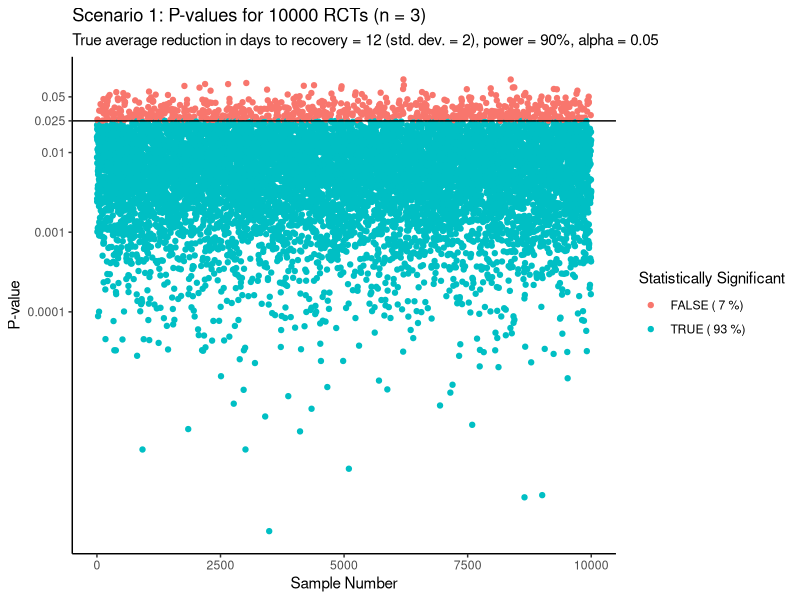
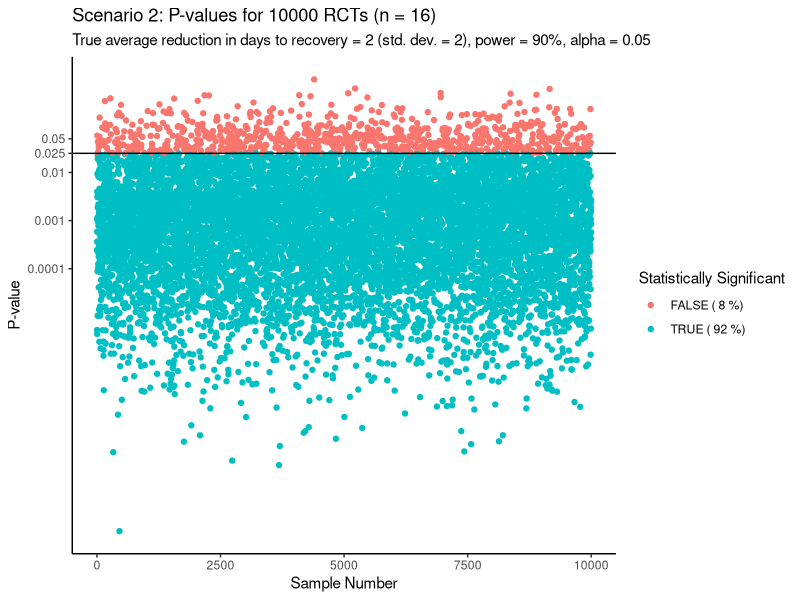
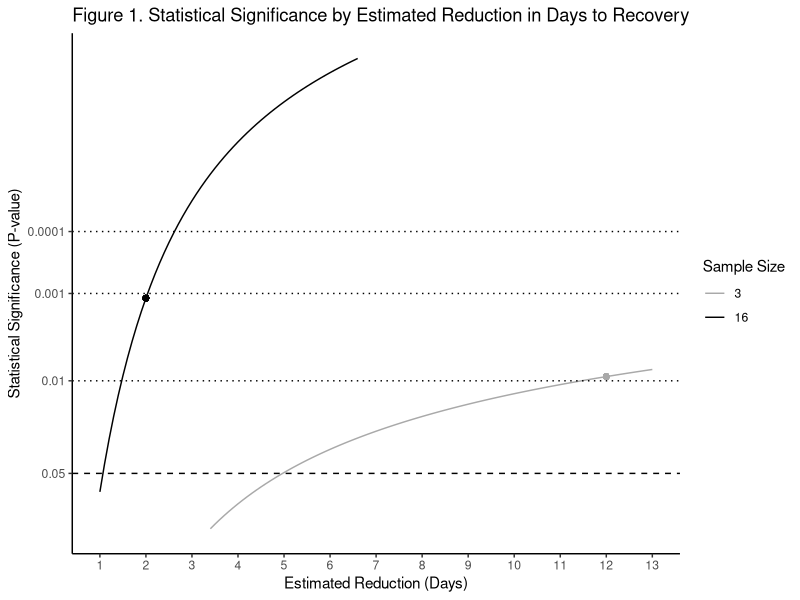

Write R code to recreate these figures, in order.
### Figure 1



## Load needed libraries.
library(dplyr)
library(magrittr)


## Set global parameters.
stddev <- 2
alpha_touse <- 0.05
diff1 <- 12
diff2 <- 2
simpower <- 0.9


## Generate sample sizes.
maxdiff <- 13
diffinc <- 0.01
tbl_ss_by_diff <- dplyr::tibble(
  diff = seq(1, maxdiff, diffinc) %x% rep(1, 3),
  Power = rep(1, length(seq(1, maxdiff, diffinc))) %x% c(0.7, 0.8, 0.9),
  sampsizeraw = apply(
    X = as.matrix(cbind(diff, Power)),
    MARGIN = 1,
    FUN = function(x)
      pwr::pwr.t.test(
        d = x[1] / stddev,
        sig.level = alpha_touse / 2,
        power = x[2],
        type = "one.sample",
        alternative = "two.sided"
      )$n
  ),
  sampsize = ceiling(sampsizeraw)
)
sampsize1 <- (tbl_ss_by_diff %>% dplyr::filter(diff == diff1, Power == simpower))$sampsize
sampsize2 <- (tbl_ss_by_diff %>% dplyr::filter(diff == diff2, Power == simpower))$sampsize


## Generate significance curves.
sampsizes <- c(sampsize1, ceiling(mean(sampsize1, sampsize2)), sampsize2)
diffinc2 <- 0.1
tbl_statsig_by_diff <- dplyr::tibble(
  diff = seq(1, maxdiff, diffinc2) %x% rep(1, length(sampsizes)),
  sampsize = rep(1, length(seq(1, maxdiff, diffinc2))) %x% sampsizes,
  pvalue_alt = 2 * pt(
    diff / (stddev / sqrt(sampsize)),
    df = sampsize - 1,
    lower.tail = FALSE
  )
)
example_statsig <- dplyr::tibble(
  highdiff = diff1,
  highdiff_pvalue = unique(tbl_statsig_by_diff$pvalue_alt[tbl_statsig_by_diff$sampsize == min(sampsizes) & tbl_statsig_by_diff$diff == highdiff]),
  lowdiff = diff2,
  lowdiff_pvalue = unique(tbl_statsig_by_diff$pvalue_alt[tbl_statsig_by_diff$sampsize == max(sampsizes) & tbl_statsig_by_diff$diff == lowdiff])
)
ggp_statsig <- tbl_statsig_by_diff %>%
  dplyr::mutate(`Sample Size` = as.factor(sampsize)) %>%
  ggplot2::ggplot(
    ggplot2::aes(
      x = diff,
      y = log(log(1/pvalue_alt)),
      group = `Sample Size`,
      color = `Sample Size`
      # linetype = `Sample Size`
    )
  ) +
  ggplot2::theme_classic() +
  ggplot2::scale_x_continuous(breaks = seq(1, maxdiff, 1)) +
  ggplot2::scale_y_continuous(
    limits = c(
      log(log(1/0.1)),
      log(log(1/0.000000001))
    ),
    breaks = c(
      log(log(1/alpha_touse)),
      log(log(1/0.01)),
      log(log(1/0.001)),
      log(log(1/0.0001))
    ),
    labels = c(
      as.character(alpha_touse),
      "0.01",
      "0.001",
      "0.0001"
    )
  ) +
  ggplot2::scale_color_manual(values = c("dark gray", "black")) +
  ggplot2::geom_line() +
  ggplot2::geom_hline(yintercept = log(log(1/alpha_touse)), linetype = "dashed") +
  ggplot2::geom_hline(yintercept = log(log(1/0.01)), linetype = "dotted") +
  ggplot2::geom_hline(yintercept = log(log(1/0.001)), linetype = "dotted") +
  ggplot2::geom_hline(yintercept = log(log(1/0.0001)), linetype = "dotted") +
  ggplot2::geom_point(
    x = example_statsig$highdiff,
    y = log(log(1/example_statsig$highdiff_pvalue)),
    color = "dark gray"
  ) +
  ggplot2::geom_point(
    x = example_statsig$lowdiff,
    y = log(log(1/example_statsig$lowdiff_pvalue)),
    color = "black"
  ) +
  ggplot2::xlab("Estimated Reduction (Days)") +
  ggplot2::ylab("Statistical Significance (P-value)") +
  ggplot2::ggtitle(paste0("Figure 1. Statistical Significance by Estimated Reduction in Days to Recovery"))



### Figures A1 and A2. Scenarios 1 and 2


## Simulate RCTs.
sampnum <- 10000
sampnumplot <- sampnum

# scenario 1
seed1 <- 2004301758
tbl_pvalues1 <- dplyr::tibble(
  sampidx = seq(1, sampnum, 1),
  rsample = lapply(
    seq(1, sampnum, 1),
    function(x) {
      set.seed(seed1 + x)
      rnorm(n = sampsize1, mean = diff1, sd = stddev)
    }
  ),
  estimate = as.numeric(
    lapply(
      rsample,
      function(x) {
        (t.test(x, alternative = "two.sided"))$estimate
      }
    )
  ),
  pvalue = as.numeric(
    lapply(
      rsample,
      function(x) {
        (t.test(x, alternative = "two.sided"))$p.value
      }
    )
  ),
  statsig = (pvalue <= alpha_touse / 2)
) %>%
  dplyr::mutate(
    statsigprop = ifelse(
      statsig == TRUE,
      paste(statsig, "(", round(mean(statsig) * 100), "%)"),
      paste(statsig, "(", round(mean(1-statsig) * 100), "%)")
    )
  )
example1 <- tbl_pvalues1 %>%
  dplyr::filter(row_number() == 1) %>%
  dplyr::mutate(sampsize = sampsize1)
ggp_pvalues1 <- tbl_pvalues1 %>%
  dplyr::filter(sampidx <= sampnumplot) %>%
  dplyr::rename(`Statistically Significant` = statsigprop) %>%
  ggplot2::ggplot(ggplot2::aes(x = sampidx, y = log(pvalue), color = `Statistically Significant`)) +
  ggplot2::theme_classic() +
  ggplot2::scale_y_continuous(
    breaks = c(
      log(0.0001),
      log(0.001),
      log(0.01),
      log(alpha_touse / 2),
      log(alpha_touse)
    ),
    labels = c(
      "0.0001",
      "0.001",
      "0.01",
      as.character(alpha_touse / 2),
      as.character(alpha_touse)
    )
  ) +
  ggplot2::geom_point() +
  ggplot2::geom_hline(yintercept = log(alpha_touse / 2)) +
  ggplot2::xlab("Sample Number") +
  ggplot2::ylab("P-value") +
  ggplot2::ggtitle(
    label = paste0("Scenario 1: P-values for ", sampnumplot, " RCTs (n = ", sampsize1, ")"),
    subtitle = paste0("True average reduction in days to recovery = ", diff1, " (std. dev. = ", stddev, "), power = ", round(simpower * 100), "%, alpha = ", alpha_touse)
  )

# scenario 2
seed2 <- round(2004301807 / 100)
tbl_pvalues2 <- dplyr::tibble(
  sampidx = seq(1, sampnum, 1),
  rsample = lapply(
    seq(1, sampnum, 1),
    function(x) {
      set.seed(seed2 + x)
      rnorm(n = sampsize2, mean = diff2, sd = stddev)
    }
  ),
  estimate = as.numeric(
    lapply(
      rsample,
      function(x) {
        (t.test(x, alternative = "two.sided"))$estimate
      }
    )
  ),
  pvalue = as.numeric(
    lapply(
      rsample,
      function(x) {
        (t.test(x, alternative = "two.sided"))$p.value
      }
    )
  ),
  statsig = (pvalue <= alpha_touse / 2)
) %>%
  dplyr::mutate(
    statsigprop = ifelse(
      statsig == TRUE,
      paste(statsig, "(", round(mean(statsig) * 100), "%)"),
      paste(statsig, "(", round(mean(1-statsig) * 100), "%)")
    )
  )
example2 <- tbl_pvalues2 %>%
  dplyr::filter(row_number() == 1) %>%
  dplyr::mutate(sampsize = sampsize2)
ggp_pvalues2 <- tbl_pvalues2 %>%
  dplyr::filter(sampidx <= sampnumplot) %>%
  dplyr::rename(`Statistically Significant` = statsigprop) %>%
  ggplot2::ggplot(ggplot2::aes(x = sampidx, y = log(pvalue), color = `Statistically Significant`)) +
  ggplot2::theme_classic() +
  ggplot2::scale_y_continuous(
    breaks = c(
      log(0.0001),
      log(0.001),
      log(0.01),
      log(alpha_touse / 2),
      log(alpha_touse)
    ),
    labels = c(
      "0.0001",
      "0.001",
      "0.01",
      as.character(alpha_touse / 2),
      as.character(alpha_touse)
    )
  ) +
  ggplot2::geom_point() +
  ggplot2::geom_hline(yintercept = log(alpha_touse / 2)) +
  ggplot2::xlab("Sample Number") +
  ggplot2::ylab("P-value") +
  ggplot2::ggtitle(
    label = paste0("Scenario 2: P-values for ", sampnumplot, " RCTs (n = ", sampsize2, ")"),
    subtitle = paste0("True average reduction in days to recovery = ", diff2, " (std. dev. = ", stddev, "), power = ", round(simpower * 100), "%, alpha = ", alpha_touse)
  )
